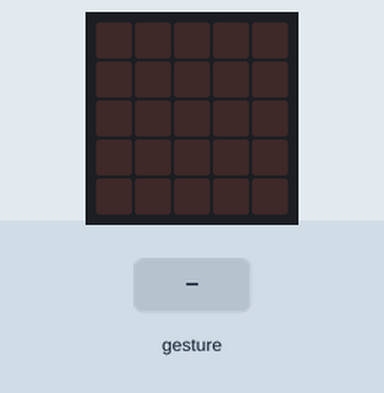
This program was run on a simulated BBC micro:bit (MakeCode). Parts: the board's 5×5 LED display. Inputs (shaded band) come from the test bench. Random numbers come from a fixed seed; a tilt is held for 1.5 s and a shake lasts 1 s, then the board lies face up again.

Above: at 1.2 s.
1.3 s: gesture 'shake'
At 2.5 s:
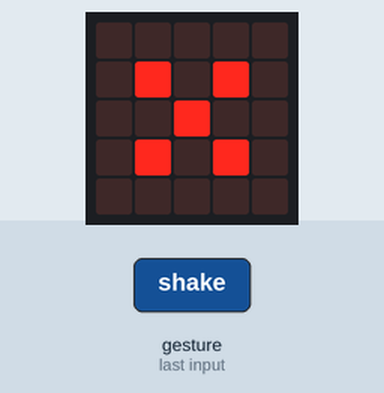
3.0 s: gesture 'shake'
At 3.8 s:
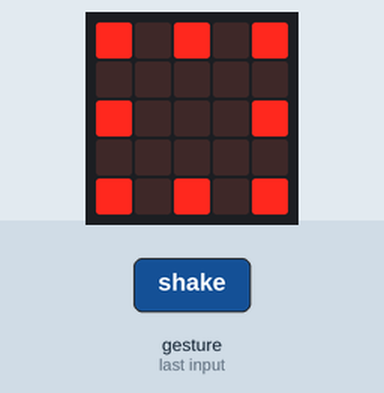
4.7 s: gesture 'shake'
At 6.1 s:
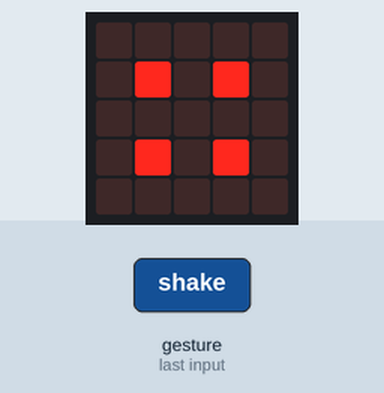
6.4 s: gesture 'shake'
At 7.5 s:
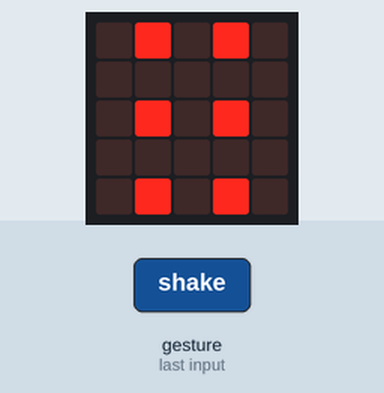
Timing chart, 0 to 9.1 s (numbered marks = the images above; inputs shaded):
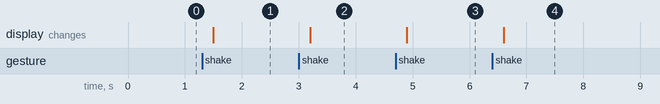

The program:

main.ts
```typescript
let Dado = 0
input.onGesture(Gesture.Shake, function () {
    Dado = randint(4, 9)
    if (Dado == 4) {
        basic.showLeds(`
            . . . . .
            . # . # .
            . . . . .
            . # . # .
            . . . . .
            `)
    }
    if (Dado == 5) {
        basic.showLeds(`
            . . . . .
            . # . # .
            . . # . .
            . # . # .
            . . . . .
            `)
    }
    if (Dado == 6) {
        basic.showLeds(`
            . # . # .
            . . . . .
            . # . # .
            . . . . .
            . # . # .
            `)
    }
    if (Dado == 7) {
        basic.showLeds(`
            # . . . #
            . . . . .
            # . # . #
            . . . . .
            # . . . #
            `)
    }
    if (Dado == 8) {
        basic.showLeds(`
            # . # . #
            . . . . .
            # . . . #
            . . . . .
            # . # . #
            `)
    }
    if (Dado == 9) {
        basic.showLeds(`
            # . # . #
            . . . . .
            # . # . #
            . . . . .
            # . # . #
            `)
    }
})
basic.forever(function () {

})
```

test.ts
```typescript
// aquí va el archivo "tests"; esto no se compilará cuando este paquete se utilice como una extensión.
```

Measured:
- after the input at 1.3 s, the display: changes after 0.20 s (image 1)
- after the input at 3.0 s, the display: changes after 0.20 s (image 2)
- after the input at 4.7 s, the display: changes after 0.20 s (image 3)
- after the input at 6.4 s, the display: changes after 0.20 s (image 4)
